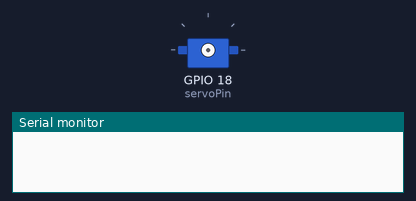
Bench run of a sketch on a simulated ESP32. Shown: servo, the last lines printed to the serial monitor. WiFi joins after 1.5 s; servers stay silent unless stated; uploads are accepted with an empty reply; not simulated (calls return 0 or success): Credentials.h.

Above: at 0.0 s.
At 6.3 s:
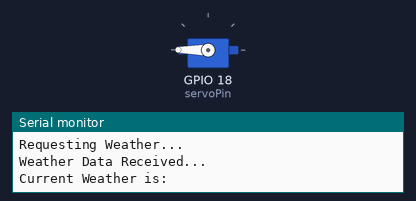
Timing chart, 0 to 7.8 s (numbered marks = the images above):
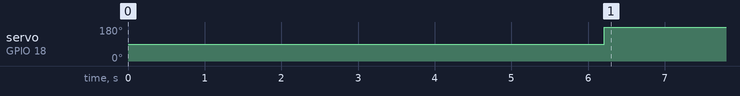

The sketch:

servo.ino
```cpp
#include <WiFi.h>
#include <HTTPClient.h>
#include "Credentials.h"
#include <ESP32_Servo.h>

Servo servo;       // initialize the servo object
int servoPin = 18; // use pin 18

// Init Wifi Vars
const char *ssid = WIFI_SSID;
const char *password = WIFI_PASSWD;

// Init var to hold weather type string
String weatherType;

void setup()
{

    Serial.begin(115200);
    delay(4000);

    servo.attach(servoPin, 500, 2500); // attach the servo
    delay(10);

    WiFi.begin(ssid, password);

    while (WiFi.status() != WL_CONNECTED)
    {
        delay(1000);
        Serial.println("Connecting to WiFi..");
    }

    Serial.println("Connected to the WiFi network");
}

void loop()
{

    if ((WiFi.status() == WL_CONNECTED))
    { //Check the current connection status

        HTTPClient http;

        Serial.println("Requesting Weather...");
        http.begin("https://weather-servo.herokuapp.com/ds?key=" + String(SECRET_KEY)); //Specify the URL
        int httpCode = http.GET();                                                      //Make the request

        if (httpCode > 0)
        { //Check for the returning code
            Serial.println("Weather Data Received...");
            Serial.println("Current Weather is:");
            String payload = http.getString();
            Serial.println(payload);

            // move servo according to payload
            if (payload == "rainy")
            {
                // Do Rainy Stuff
                servo.write(0);
            }
            else if (payload == "cloudy")
            {
                // Do Cloudy Stuff
                servo.write(90);
            }
            else
            {
                // Assume Clear
                servo.write(180);
            }
        }

        else
        {
            Serial.println(httpCode);
            Serial.println("Error on HTTP request");
        }

        http.end(); //Free the resources
    }

    delay(600000); // wait 10 minutes, check in
}
```

Measured:
- by itself, servo on GPIO 18 (servoPin): 90° → 180° at 6.2 s
